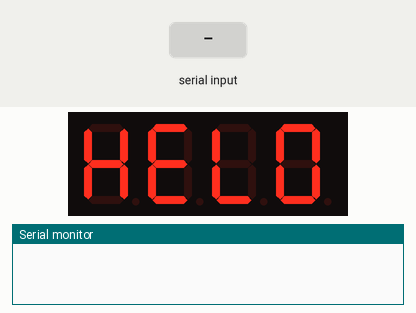
The sketch below on a simulated Arduino Uno, built with avr-gcc and run on an emulated ATmega328P. Shown: 4-digit seven-segment display, the last lines printed to the serial monitor. Wiring (inferred from the names in the program): 4-digit 7-segment display, segments lit when HIGH: segments pin 13, pin 12, pin 11, pin 10, pin 9, pin 8, pin 7; digit selects pin 2, pin 3, pin 4, pin 5. Inputs (shaded band) come from the test bench. The segment pins are drawn as the display they are named for.

Above: at 1.2 s.
1.3 s: "90,45\n" received over Serial
At 2.1 s:
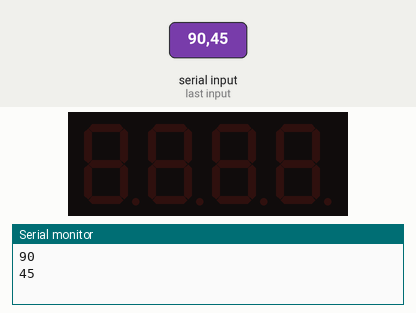
At 3.3 s:
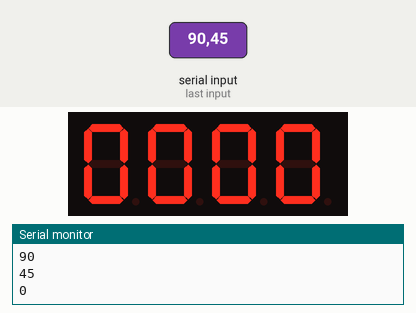
Timing chart, 0 to 4.8 s (numbered marks = the images above; inputs shaded):
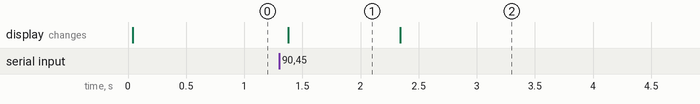

The sketch:

enter_random.ino
```cpp
int seg7[]={13,12,11,10,9,8,7};
char TAB[]={0x3F,0x06,0x5B,0x4F,0x66,0x6D,0x7D,0x27,0x7F,0x67,0x76,0x79,0x38,0x3F};
int com[]={2,3,4,5};
int data[]={10,11,12,13};
int delaytime=1;
int number=2016;
void setup() {
for(int i=0;i<7;i++){
  pinMode(seg7[i],OUTPUT);
  }
  for(int i=0;i<4;i++){
    pinMode(com[i],OUTPUT);
    }
     Serial.begin(9600);
}
void setnumber(int n){
    data[3]=n%10;
    n=n/10;
    data[2]=n%10;
    n=n/10;
    data[1]=n%10;
    n=n/10;
    data[0]=n%10;
    n=n/10;
  }
void loop() {
if(Serial.available()){
  number=Serial.parseInt();
  setnumber(number);
  Serial.println(number);
  }
  for(int i=0;i<4;i++){
    OutPort(TAB[data[i]]);
    digitalWrite(com[i],HIGH);
    delay(delaytime);
    digitalWrite(com[i],LOW);
    }
}
void OutPort(byte dat){
  for(int j=0;j<7;j++){
    if(dat%2==1) digitalWrite(seg7[j],HIGH);
    else digitalWrite(seg7[j],LOW);
    dat=dat/2;
    }
  }
```

Measured:
- after the input at 1.3 s, the display: changes after 0.08 s (image 1)
- what the display in image 1 shows lasts 0.9 s, from 1.4 s to 2.3 s
